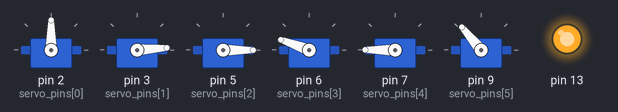
The sketch below on a simulated Arduino Uno, built with avr-gcc and run on an emulated ATmega328P. On the bench: 6 × servo, output pins drawn as LEDs (lit = HIGH).

Above: at 0.15 s.
At 1.97 s:
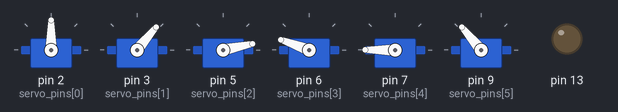
At 3.17 s:
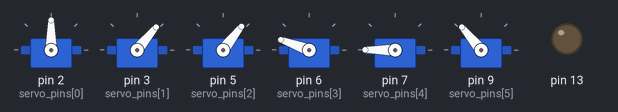
At 4.38 s:
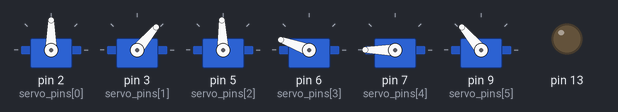
At 6.74 s:
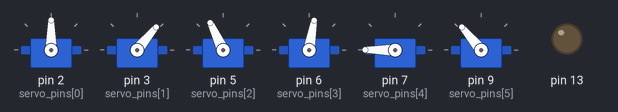
At 9.38 s:
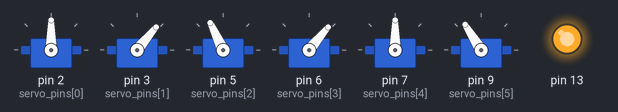
Timing chart, 0 to 40.0 s (numbered marks = the images above):
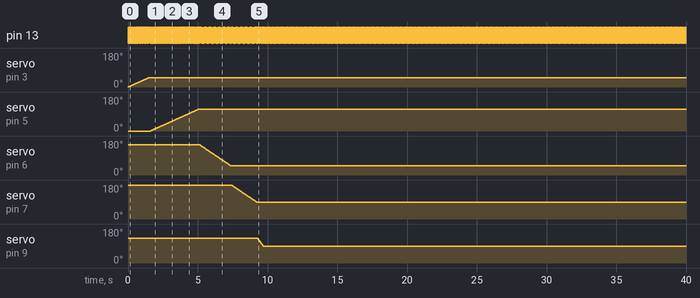

Measured:
- by itself, servo on pin 3 (servo_pins[1]): moves from 0° to 50° over 1.5 s
- by itself, servo on pin 5 (servo_pins[2]): moves from 0° to 115° over 3.4 s
- by itself, servo on pin 6 (servo_pins[3]): moves from 160° to 50° over 2.2 s
- by itself, servo on pin 7 (servo_pins[4]): moves from 180° to 90° over 1.8 s
- by itself, servo on pin 9 (servo_pins[5]): moves from 130° to 90° over 0.38 s

The sketch:

activation_sequence.ino
```cpp
#include <Servo.h>


Servo robot_servos[6];
int servo_pins[6] = {2, 3, 5, 6, 7,9};
int initial_positions[6] = {90, 0, 0, 160, 180, 130};
int target_positions[6] = {90, 50, 115, 50, 90, 90};
int servo_CURRENT_positions[6];
bool off_set = 1;

void setup() {
  pinMode(13, OUTPUT);
  for (unsigned int i = 0; i < 6; i++) {
    robot_servos[i].attach(servo_pins[i]);
    robot_servos[i].write(initial_positions[i]);
    servo_CURRENT_positions[i] = initial_positions[i];
  }
}

void loop() {
  if(off_set){

    for (int pos = initial_positions[1]; pos <= target_positions[1]; pos++) {
      robot_servos[1].write(pos);
      servo_CURRENT_positions[1] = pos;
      digitalWrite(13, HIGH-digitalRead(13));
      delay(30);
    }
    delay(50);

    for (int pos = initial_positions[2]; pos <= target_positions[2]; pos++) {
      robot_servos[2].write(pos);
      servo_CURRENT_positions[2] = pos;
      digitalWrite(13, HIGH-digitalRead(13));
      delay(30);
    }
    delay(50);

    for (int pos = initial_positions[3]; pos >= target_positions[3]; pos--) {
      robot_servos[3].write(pos);
      servo_CURRENT_positions[3] = pos;
      digitalWrite(13, HIGH-digitalRead(13));
      delay(20);
    }
    delay(50);
    for (int pos = initial_positions[4]; pos >= target_positions[4]; pos--) {
      robot_servos[4].write(pos);
      servo_CURRENT_positions[4] = pos;
      digitalWrite(13, HIGH-digitalRead(13));
      delay(20);
    }
    delay(50);

    for (int pos = initial_positions[5]; pos >= target_positions[5]; pos--) {
      robot_servos[5].write(pos);
      servo_CURRENT_positions[5] = pos;
      digitalWrite(13, HIGH-digitalRead(13));
      delay(10);
    }
    delay(50);

    }
    for (int pos = initial_positions[0]; pos <= target_positions[0]; pos++) {
        robot_servos[0].write(pos);
        servo_CURRENT_positions[0] = pos;
        digitalWrite(13, HIGH-digitalRead(13));
        delay(10);
    }
    delay(50);
  off_set = 0;
}
  /*
  for (int joint3 = initial_positions[2]; joint3 <= target_positions[2]; i++) {
    robot_servos[2].write(joint3);
    servo_CURRENT_positions[2] = joint3;
    delay(10);
  }
  for (int joint4 = initial_positions[3]; joint4 <= target_positions[3]; i++) {
    robot_servos[2].write(joint4);
    servo_CURRENT_positions[2] = joint4;
    delay(10);
  }

*/
```
